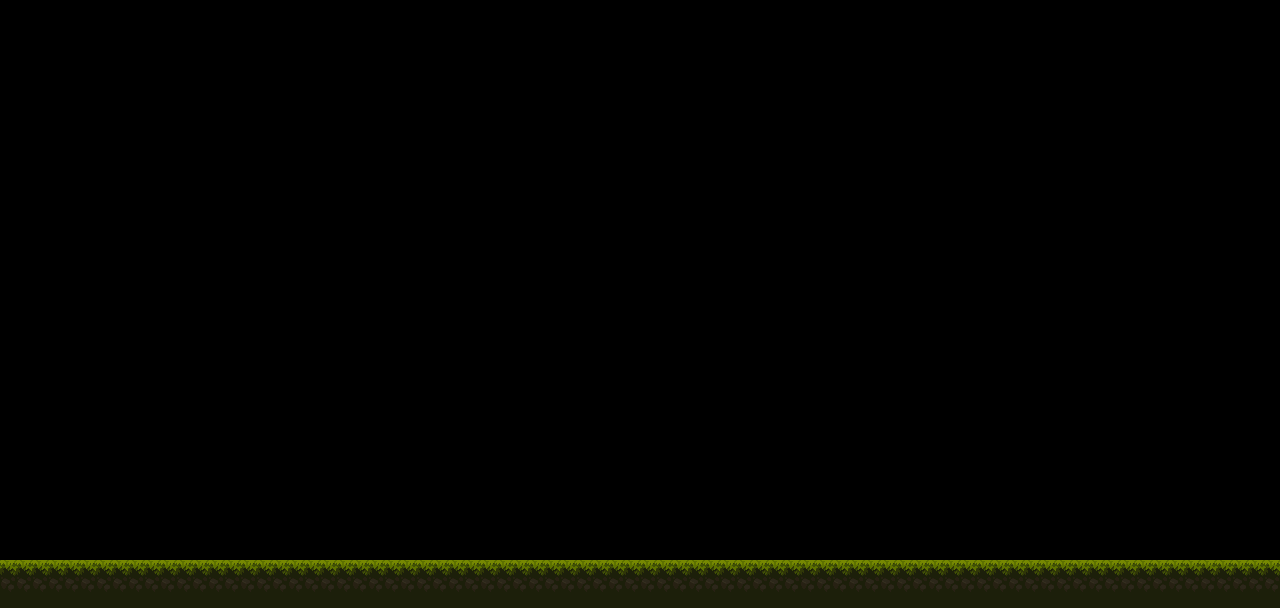

This is a level from a 2D game, rendered from its Tiled map with the project's own tilesets. A one-line summary and the map file follow, with tile-layer data summarised:
An orthogonal 80x38 tile map with 16x16 px tiles, 1 tile layer (wall), 5 hidden layers not drawn.

<map version="1.10" tiledversion="1.10.1" orientation="orthogonal" renderorder="right-down" width="80" height="38" tilewidth="16" tileheight="16" infinite="0" nextlayerid="7" nextobjectid="1">
 <tileset firstgid="1" source="Tiles.tsx" />
 <layer id="4" name="bg2" width="80" height="38" visible="0">
  <data>[3040 cells, 768 non-empty, 400 distinct tile ids]</data>
 </layer>
 <layer id="3" name="bg" width="80" height="38" visible="0">
  <data>[3040 cells, 966 non-empty, 326 distinct tile ids]</data>
 </layer>
 <layer id="1" name="wall" width="80" height="38">
  <data>[3040 cells, 240 non-empty, 3 distinct tile ids]</data>
 </layer>
 <layer id="6" name="tree" width="80" height="38" visible="0">
  <data>[3040 cells, 309 non-empty, 309 distinct tile ids]</data>
 </layer>
 <layer id="5" name="objs" width="80" height="38" visible="0">
  <data>[3040 cells, 203 non-empty, 198 distinct tile ids]</data>
 </layer>
 <layer id="2" name="wall" width="80" height="38" visible="0">
  <data>[3040 cells, 62 non-empty, 21 distinct tile ids]</data>
 </layer>
</map>
